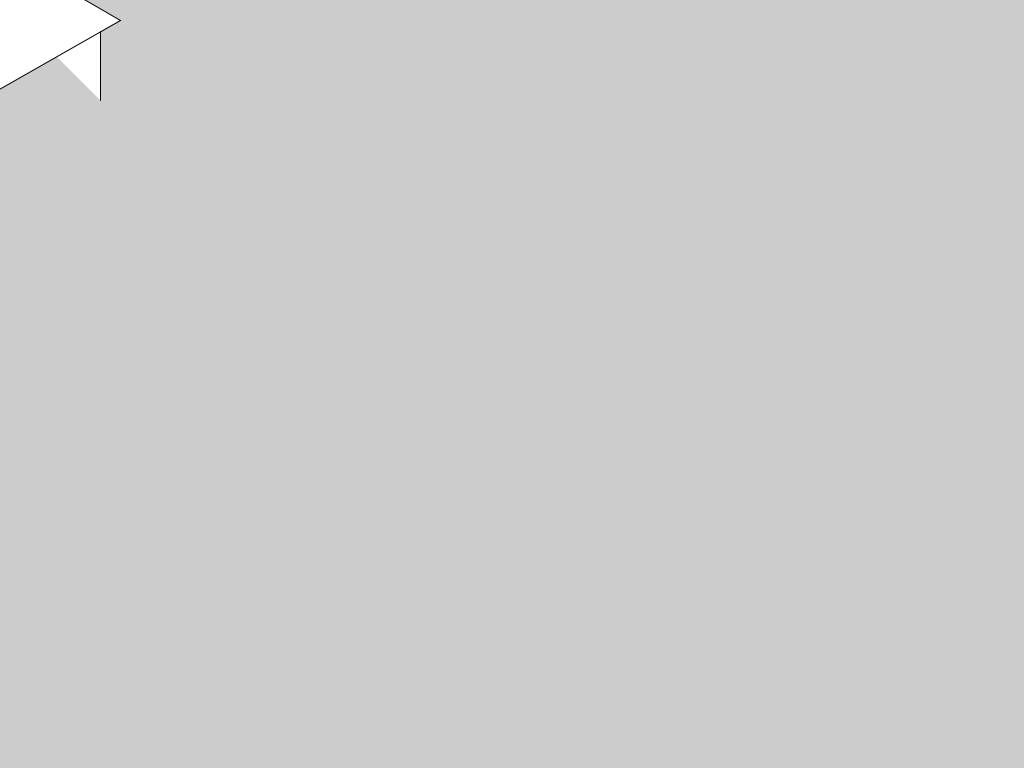
Frame 1 (no input)
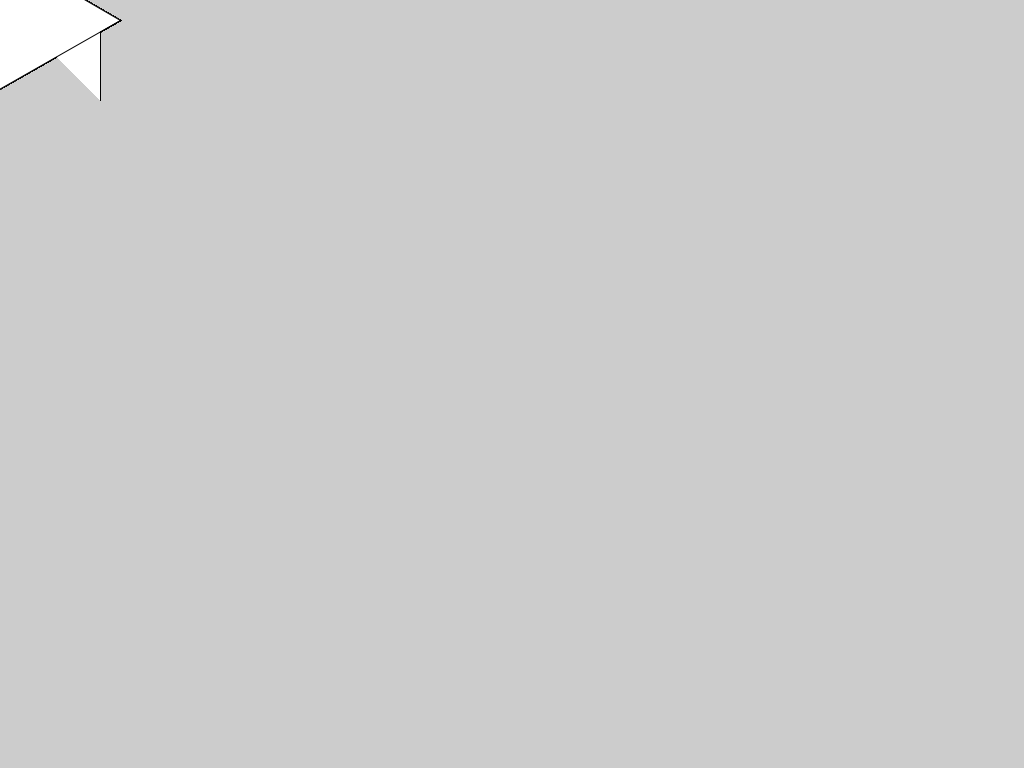
Frame 60 (the mouse pressed at the canvas centre just before this capture)
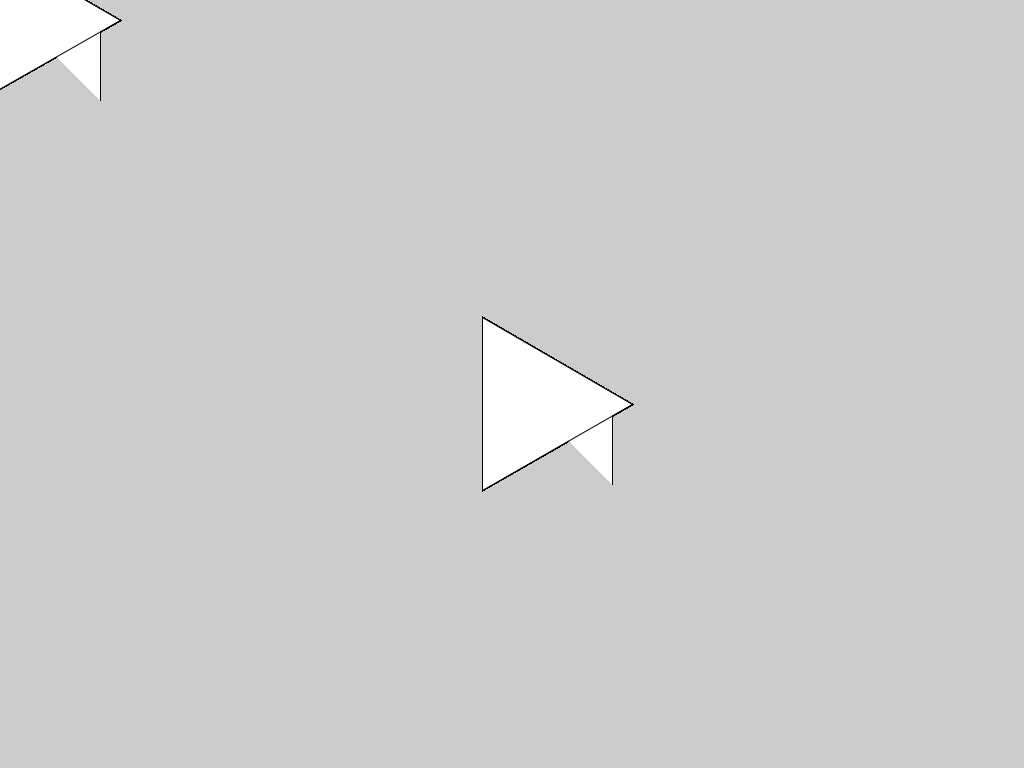
Frame 120 (the mouse held since frame 60 and released just before this capture)

The Processing sketch that drew these frames (run headless with seeded random() and noise(); from frame 60 on, the mouse is pressed at the canvas centre):

// Processing sketch: b_createShapeFunctions
// ── b_createShapeFunctions.pde
/* jstephens  - pshape practice sketches  2015-04-02

b_createShapeFunctions

Objective:
Create a function that allows me to generate polygon shapes of n-sides

*/


float over;
float up;


void setup () {
	size(1024, 768);


}

void draw () {
	over 	= mouseX;
	up 		= mouseY;

	beginShape();
	vertex(10 	+ over, 10	+ up);
	vertex(100 	+ over, 10 	+ up);
	vertex(100 	+ over, 100 + up);
	endShape();


///CREATE TRIANGLE FROM POLYGON FUNCTION
	myPolygon(20 + over, 20 + up, 100, 3); 

}

////////////////////////////////////////////////////
//  CREATE A POLYGON with EQUIDISTANCE VERTEX ANGLES
void myPolygon(float x, float y, float radius, float npoints) {

	float theta = TWO_PI / npoints;

	beginShape();
	// Count vertices, not radians: an int angle truncated each step
	// (wrong shapes, and an endless loop for 7+ sides).
	for (int i = 0; i < npoints; i++){
		float a = i * theta;
		float sx = x + cos(a) * radius;
		float sy = y + sin(a) * radius;
		vertex(sx, sy);
	}
	endShape(CLOSE);



}
